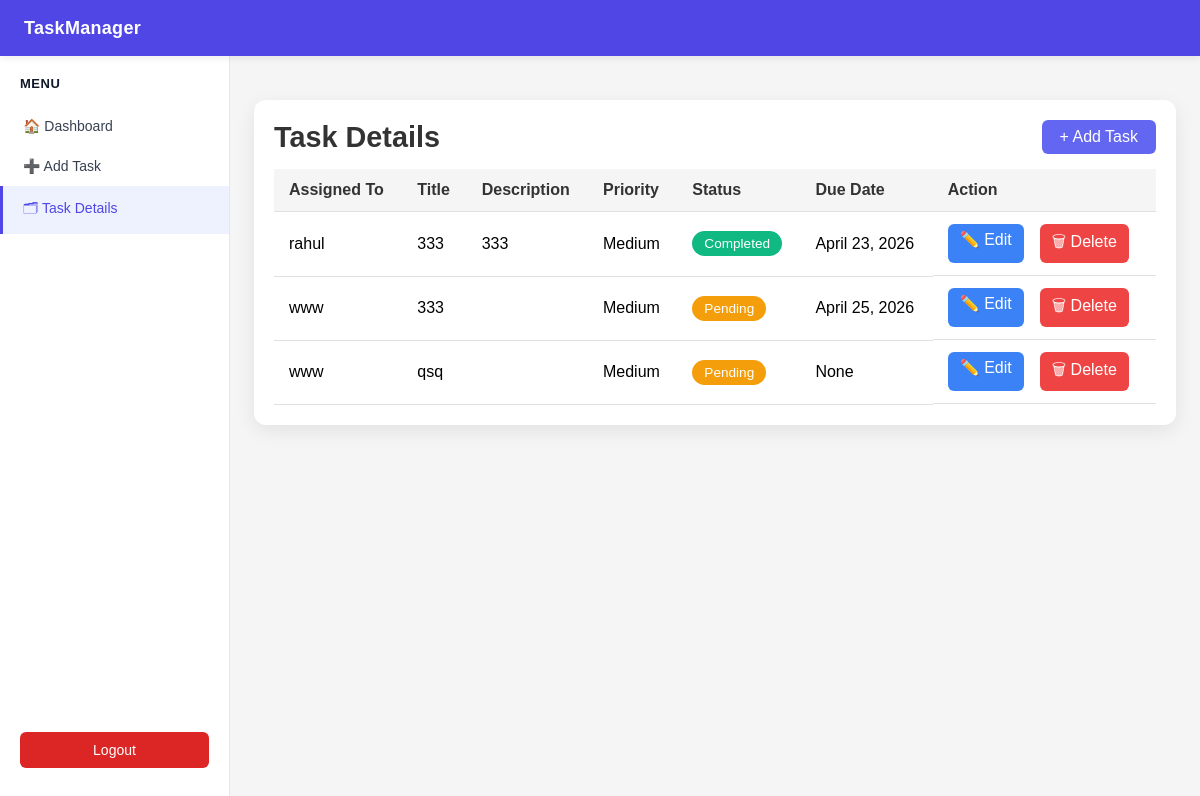
Before: /allTask/ (signed in) with the older database file.
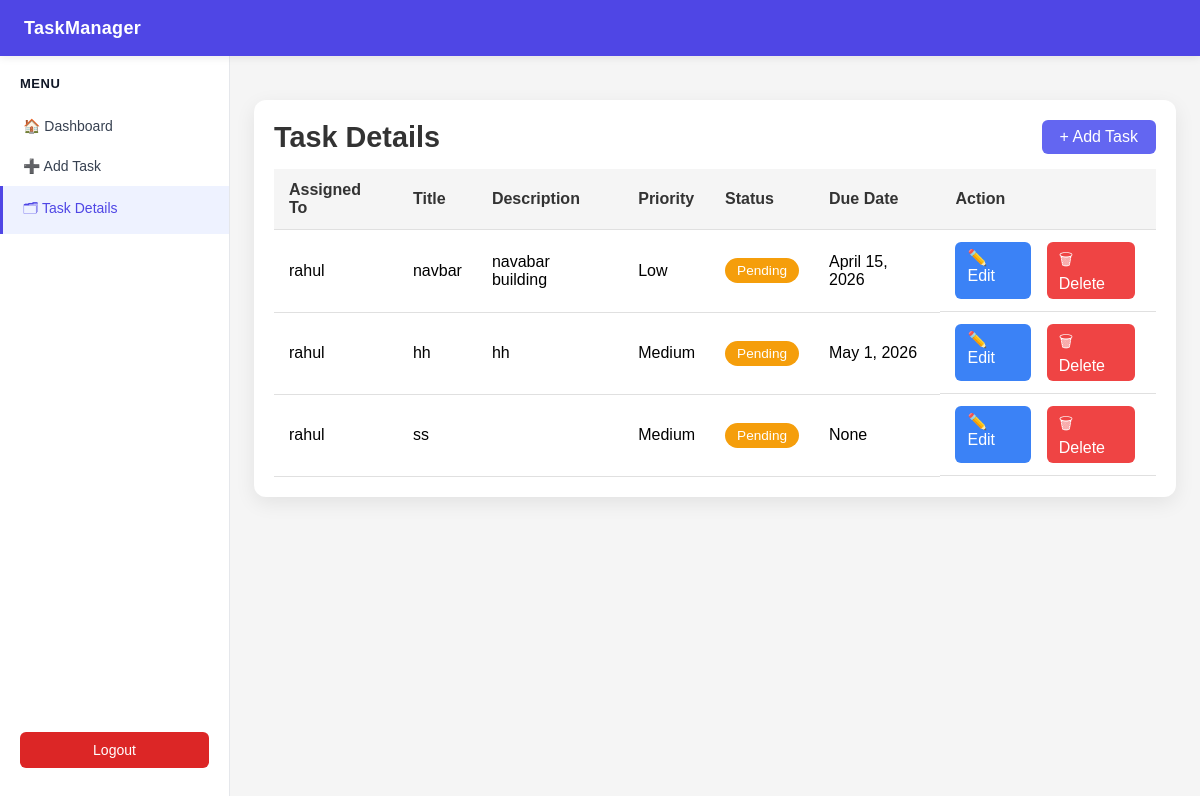
After: the same page with the newer database file.
### core/models.py (models this page shows, shortened)
class Task_model(models.Model):
    assigned_to = models.CharField(max_length=100, blank=True)
    title = models.CharField(max_length=200)
    description = models.TextField(blank=True)
    priority = models.CharField(max_length=20, default="Medium")
    status = models.CharField(max_length=20, default="Pending")
    due_date = models.DateField(null=True, blank=True)
    created_at = models.DateTimeField(auto_now_add=True)

### core/views.py (the view)
# urls.py: path('allTask/', views.allTask, name='allTask'),
@login_required
def allTask(request):
    result = Task_model.objects.all()
    return render(request, "core/allTask.html", {'data': result})

### core/templates/core/allTask.html (shortened to what this page needs)
{% extends "core/base.html" %}
{% load static %}
{% block css %}
<link rel="stylesheet" href="{% static 'core/allTask.css' %}">
{% endblock %}
{% block content %}
<div class="table-container">
    <div class="table-header">
        <h2>Task Details</h2>
        <a href="{% url 'addtask' %}" class="btn-add">+ Add Task</a>
    </div>
    <table class="task-table">
        <thead>
            <tr>
                <th>Assigned To</th>
                <th>Title</th>
                <th>Description</th>
                <th>Priority</th>
                <th>Status</th>
                <th>Due Date</th>
                <th>Action</th>
            </tr>
        </thead>
        <tbody>
            {% for x in data %}
            <tr>
                <td>{{ x.assigned_to }}</td>
                <td>{{ x.title }}</td>
                <td>{{ x.description }}</td>
                <td>{{ x.priority }}</td>
                <td>
                    <span class="status {{ x.status|lower|slugify }}">
                        {{ x.status }}
                    </span>
                </td>
                <td>{{ x.due_date }}</td>
                <td class="action-btns">
                    <a href="{% url 'edit' x.id %}" class="btn-edit">✏️ Edit</a>
                    <a href="{% url 'delete' x.id %}" class="btn-delete">🗑 Delete</a>
                </td>
            </tr>
            {% empty %}
            <tr>
                <td colspan="7" style="text-align:center; padding:15px; color:#999;">
                    No tasks available
                </td>
            </tr>
            {% endfor %}
        </tbody>
    </table>
</div>
{% endblock %}

### core/templates/core/base.html (shortened to what this page needs)
<!DOCTYPE html>
<html lang="en">
<head>
{% load static %}
{% block css %}{% endblock %}
</head>
<body>
{% include "core/navbar.html" %}
<div class="layout">
{% include "core/sidebar.html" %}
<div class="main-content">
    {% block content %}{% endblock %}
</div>
</div>
</body>
</html>

### core/templates/core/navbar.html (shortened to what this page needs)
{% load static %}
<nav class="navbar">
    <div class="logo">TaskManager</div>
</nav>

### core/templates/core/sidebar.html (shortened to what this page needs)
{% block content %}
<div id="sidebar"
     style="
    width:230px;
    background:#ffffff;
    border-right:1px solid #e5e7eb;
    padding:20px 0;
    min-height:calc(100vh - 48px);
    font-family:Arial, sans-serif;
    display:flex;
    flex-direction:column;
    justify-content:space-between;
    transition:0.3s ease;
">
    <div>
        <div style="padding:0 20px 15px;font-weight:600;color:#111827;font-size:13px;letter-spacing:.5px;">
            MENU
        </div>
        <a href="{% url 'dashboard' %}"
           style="display:flex;align-items:center;gap:12px;padding:12px 20px;
           font-size:14px;text-decoration:none;
           color:{% if request.resolver_match.url_name == 'dashboard' %}#4F46E5{% else %}#374151{% endif %};
           background:{% if request.resolver_match.url_name == 'dashboard' %}#EEF2FF{% else %}transparent{% endif %};
           border-left:3px solid {% if request.resolver_match.url_name == 'dashboard' %}#4F46E5{% else %}transparent{% endif %};">
        🏠 Dashboard
        </a>
        <a href="{% url 'addtask' %}"
           style="display:flex;align-items:center;gap:12px;padding:12px 20px;
           font-size:14px;text-decoration:none;
           color:{% if request.resolver_match.url_name == 'addtask' %}#4F46E5{% else %}#374151{% endif %};
           background:{% if request.resolver_match.url_name == 'addtask' %}#EEF2FF{% else %}transparent{% endif %};
           border-left:3px solid {% if request.resolver_match.url_name == 'addtask' %}#4F46E5{% else %}transparent{% endif %};">
        ➕ Add Task
        </a>
        <a href="{% url 'allTask' %}"
           style="display:flex;align-items:center;gap:12px;padding:12px 20px;
           font-size:14px;text-decoration:none;
           color:{% if request.resolver_match.url_name == 'allTask' %}#4F46E5{% else %}#374151{% endif %};
           background:{% if request.resolver_match.url_name == 'allTask' %}#EEF2FF{% else %}transparent{% endif %};
           border-left:3px solid {% if request.resolver_match.url_name == 'allTask' %}#4F46E5{% else %}transparent{% endif %};">
        🗂 Task Details
        </a>
    </div>
    <div style="padding:20px;">
        <a href="{% url 'logout' %}"
           style="display:block;text-align:center;background:#dc2626;color:white;
                  padding:10px;text-decoration:none;border-radius:6px;font-size:14px;font-weight:500;">
        Logout
        </a>
    </div>
</div>
{% endblock %}

### core/static/core/allTask.css (style rules this page uses)
.table-container { max-width: 1200px; margin: 20px auto; padding: 20px; background: #fff; border-radius: 12px; box-shadow: 0 6px 20px rgba(0,0,0,0.08); overflow-x: auto; transition: all 0.3s ease-in-out; }
.table-header { display: flex; justify-content: space-between; align-items: center; margin-bottom: 15px; }
.table-header h2 { color: #333; font-size: 1.8rem; margin: 0; }
.btn-add { background: #6366F1; color: #fff; padding: 8px 18px; border-radius: 6px; text-decoration: none; font-weight: 500; transition: all 0.3s ease; }
.task-table { width: 100%; border-collapse: collapse; min-width: 700px; }
.task-table th, .task-table td { padding: 12px 15px; text-align: left; border-bottom: 1px solid #e0e0e0; }
.task-table th { background: #f5f5f5; color: #333; font-weight: 600; }
.status { padding: 5px 12px; border-radius: 20px; font-weight: 500; color: #fff; display: inline-block; font-size: 0.85rem; }
.status.pending { background: #F59E0B; }
.action-btns { display: flex; gap: 10px; }
.btn-edit { background: #3B82F6; color: #fff; padding: 6px 12px; border-radius: 6px; text-decoration: none; font-weight: 500; transition: all 0.3s ease; }
.btn-delete { background: #EF4444; color: #fff; padding: 6px 12px; border-radius: 6px; text-decoration: none; font-weight: 500; transition: all 0.3s ease; }

### core/templates/core/allTask.html (style rules this page uses)
.table-container { max-width: 1200px; margin: 20px auto; padding: 20px; background: #fff; border-radius: 12px; box-shadow: 0 6px 20px rgba(0,0,0,0.08); overflow-x: auto; transition: all 0.3s ease-in-out; }
.table-header { display: flex; justify-content: space-between; align-items: center; margin-bottom: 15px; }
.table-header h2 { color: #333; font-size: 1.8rem; }
.btn-add { background: #6366F1; color: #fff; padding: 8px 18px; border-radius: 6px; text-decoration: none; font-weight: 500; transition: all 0.3s ease; }
.task-table { width: 100%; border-collapse: collapse; min-width: 700px; }
.task-table th, .task-table td { padding: 12px 15px; text-align: left; border-bottom: 1px solid #e0e0e0; }
.task-table th { background: #f5f5f5; color: #333; font-weight: 600; }
.status { padding: 5px 12px; border-radius: 20px; font-weight: 500; color: #fff; display: inline-block; font-size: 0.85rem; }
.status.pending { background: #F59E0B; }
.action-btns a { margin-right: 6px; padding: 6px 12px; border-radius: 6px; text-decoration: none; font-weight: 500; transition: all 0.3s ease; }
.btn-edit { background: #3B82F6; color: #fff; }
.btn-delete { background: #EF4444; color: #fff; }

### core/templates/core/base.html (style rules this page uses)
* { box-sizing: border-box; margin: 0; padding: 0; }
body { font-family: Arial, sans-serif; background: #f5f5f5; }
.layout { display: flex; min-height: calc(100vh - 48px); }
.main-content { flex: 1; padding: 24px; }

### core/templates/core/navbar.html (style rules this page uses)
.navbar { background:#4F46E5; height:56px; padding:0 24px; display:flex; align-items:center; justify-content:space-between; position:relative; box-shadow:0 2px 8px rgba(0,0,0,0.08); }
.logo { color:white; font-size:18px; font-weight:600; letter-spacing:0.3px; }

Changed rows visible on the page:
removed Task_model: assigned_to "rahul", title "333", description "333", priority "Medium", status "Completed", due_date "April 23, 2026"
removed Task_model: assigned_to "www", title "333", priority "Medium", status "Pending", due_date "April 25, 2026"
removed Task_model: assigned_to "www", title "qsq", priority "Medium", status "Pending", due_date "None"
added Task_model: assigned_to "rahul", title "navbar", description "navabar building", priority "Low", status "Pending", due_date "April 15, 2026"
added Task_model: assigned_to "rahul", title "hh", description "hh", priority "Medium", status "Pending", due_date "May 1, 2026"
added Task_model: assigned_to "rahul", title "ss", priority "Medium", status "Pending", due_date "None"
